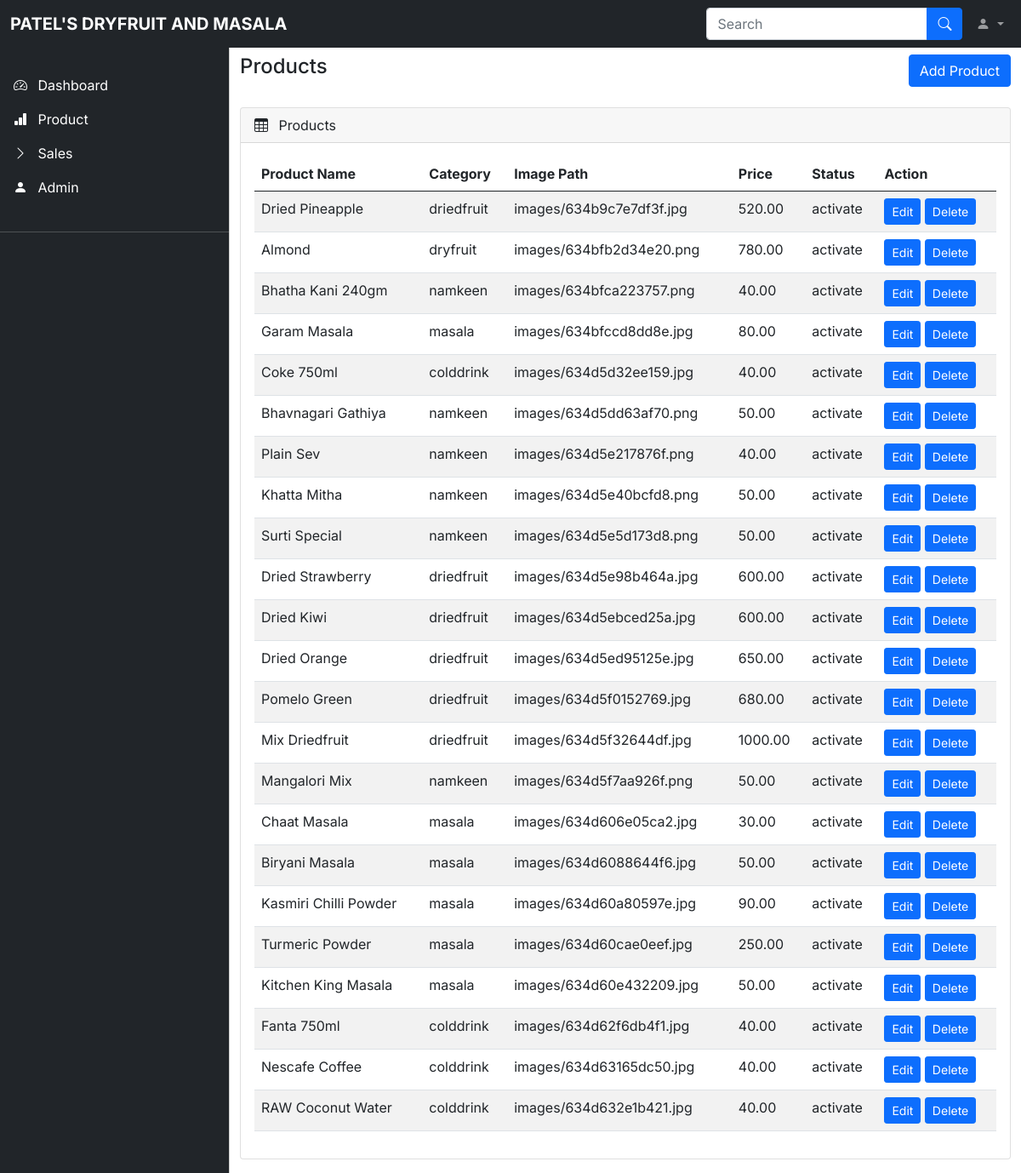
The app's page /admin/product.php with its own data.
### tables this page shows
CREATE TABLE `tblproduct` (
  `pid` int(10) NOT NULL,
  `pname` varchar(255) NOT NULL,
  `category` varchar(40) NOT NULL,
  `pimage` varchar(255) NOT NULL,
  `price` float(100,2) NOT NULL,
  `status` varchar(40) NOT NULL,
  `date` date NOT NULL
);

### admin/product.php (the view, shortened to what this page needs)
<?php
include 'datacon.php';
?>
<!DOCTYPE html>
<html lang="en">
<head>
    <link rel="stylesheet" href="css/bootstrap.min.css" />
    <link rel="stylesheet" href="https://cdn.jsdelivr.net/npm/bootstrap-icons@1.4.1/font/bootstrap-icons.css" />
    <link rel="stylesheet" href="css/dataTables.bootstrap5.min.css" />
    <link rel="stylesheet" href="css/style.css" />
</head>
<body>
    <nav class="navbar navbar-expand-lg navbar-dark bg-dark fixed-top">
        <div class="container-fluid">
            <a class="navbar-brand me-auto ms-lg-0 ms-3 text-uppercase fw-bold" href="#">Patel's Dryfruit and Masala</a>
            <div class="collapse navbar-collapse" id="topNavBar">
                <form class="d-flex ms-auto my-3 my-lg-0">
                    <div class="input-group">
                        <input class="form-control" type="search" placeholder="Search" aria-label="Search" />
                        <button class="btn btn-primary" type="submit">
                            <i class="bi bi-search"></i>
                        </button>
                    </div>
                </form>
                <ul class="navbar-nav">
                    <li class="nav-item dropdown">
                        <a class="nav-link dropdown-toggle ms-2" href="#" role="button" data-bs-toggle="dropdown" aria-expanded="false">
                            <i class="bi bi-person-fill"></i>
                        </a>
                    </li>
                </ul>
            </div>
        </div>
    </nav>
    <div class="offcanvas offcanvas-start sidebar-nav bg-dark" tabindex="-1" id="sidebar">
        <div class="offcanvas-body p-0">
            <nav class="navbar-dark">
                <ul class="navbar-nav">
                    <li>
                        <br>
                        <a href="index.php" class="nav-link px-3 active">
                            <span class="me-2"><i class="bi bi-speedometer2"></i></span>
                            <span>Dashboard</span>
                        </a>
                        <a href="product.php" class="nav-link px-3 active">
                            <span class="me-2"><i class="bi bi-bar-chart-fill"></i></span>
                            <span>Product</span>
                        </a>
                        <a href="sales.php" class="nav-link px-3 active">
                            <span class="me-2"><i class="bi bi-chevron-right"></i></span>
                            <span>Sales</span>
                        </a>
                        <a href="admin.php" class="nav-link px-3 active">
                            <span class="me-2"><i class="bi bi-person-fill"></i></span>
                            <span>Admin</span>
                        </a>
                    </li>
                    <li class="my-4">
                        <hr class="dropdown-divider bg-light" />
                    </li>
                </ul>
            </nav>
        </div>
    </div>
    <main class="mt-5 pt-3">
        <div class="container-fluid">
            <div class="row">
                <div class="col-md-12">
                    <h4>Products
                        <a href="addproduct.php" class="btn btn-primary float-right" style="float:right;">Add Product</a>
                    </h4>
                </div>
            </div>
            <br>
            <div class="row">
                <div class="col-md-12 mb-3">
                    <div class="card">
                        <div class="card-header">
                            <span><i class="bi bi-table me-2"></i></span> Products
                        </div>
                        <div class="card-body">
                            <div class="table-responsive">
                                <table id="example" class="table table-striped data-table" style="width: 100%">
                                    <thead>
                                        <tr>
                                            <th>Product Name</th>
                                            <th>Category</th>
                                            <th>Image Path</th>
                                            <th>Price</th>
                                            <th>Status</th>
                                            <th>Action</th>
                                        </tr>
                                    </thead>
                                    <tbody>
                                        <?php
                                        $query = "SELECT * FROM tblproduct";
                                        $data = mysqli_query($conn, $query);
                                        $result = mysqli_fetch_row($data);
                                        if ($result) {
                                            while ($rows = mysqli_fetch_assoc($data)) {
                                        ?>
                                                <tr>
                                                    <td><?php echo $rows['pname']; ?></td>
                                                    <td><?php echo $rows['category']; ?></td>
                                                    <td><?php echo $rows['pimage']; ?></td>
                                                    <td><?php echo $rows['price']; ?></td>
                                                    <td><?php echo $rows['status']; ?></td>
                                                    <td>
                                                        <a class="btn btn-primary btn-sm" href="updateproduct.php?id=<?php echo $rows['pid']; ?>">Edit</a>
                                                        <a class="btn btn-primary btn-sm" onclick="return confirm('are you sure you want to delete?')" href="deleteproduct.php?id=<?php echo $rows['pid']; ?>">Delete</a>
                                                    </td>
                                                </tr>
                                        <?php
                                            }
                                        }
                                        ?>
                                    </tbody>
                                </table>
                            </div>
                        </div>
                    </div>
                </div>
            </div>
        </div>
    </main>
</body>
</html>

### records on screen
tblproduct: pname "Dried Pineapple", category "driedfruit", pimage "images/634b9c7e7df3f.jpg", price "520.00", status "activate"
tblproduct: pname "Almond", category "dryfruit", pimage "images/634bfb2d34e20.png", price "780.00", status "activate"
tblproduct: pname "Bhatha Kani 240gm", category "namkeen", pimage "images/634bfca223757.png", price "40.00", status "activate"
tblproduct: pname "Garam Masala", category "masala", pimage "images/634bfccd8dd8e.jpg", price "80.00", status "activate"
tblproduct: pname "Coke 750ml", category "colddrink", pimage "images/634d5d32ee159.jpg", price "40.00", status "activate"
tblproduct: pname "Bhavnagari Gathiya", category "namkeen", pimage "images/634d5dd63af70.png", price "50.00", status "activate"
tblproduct: pname "Plain Sev", category "namkeen", pimage "images/634d5e217876f.png", price "40.00", status "activate"
tblproduct: pname "Khatta Mitha", category "namkeen", pimage "images/634d5e40bcfd8.png", price "50.00", status "activate"
tblproduct: pname "Surti Special", category "namkeen", pimage "images/634d5e5d173d8.png", price "50.00", status "activate"
tblproduct: pname "Dried Strawberry", category "driedfruit", pimage "images/634d5e98b464a.jpg", price "600.00", status "activate"
tblproduct: pname "Dried Kiwi", category "driedfruit", pimage "images/634d5ebced25a.jpg", price "600.00", status "activate"
tblproduct: pname "Dried Orange", category "driedfruit", pimage "images/634d5ed95125e.jpg", price "650.00", status "activate"
tblproduct: pname "Pomelo Green", category "driedfruit", pimage "images/634d5f0152769.jpg", price "680.00", status "activate"
tblproduct: pname "Mix Driedfruit", category "driedfruit", pimage "images/634d5f32644df.jpg", price "1000.00", status "activate"
tblproduct: pname "Mangalori Mix", category "namkeen", pimage "images/634d5f7aa926f.png", price "50.00", status "activate"
tblproduct: pname "Chaat Masala", category "masala", pimage "images/634d606e05ca2.jpg", price "30.00", status "activate"
tblproduct: pname "Biryani Masala", category "masala", pimage "images/634d6088644f6.jpg", price "50.00", status "activate"
tblproduct: pname "Kasmiri Chilli Powder", category "masala", pimage "images/634d60a80597e.jpg", price "90.00", status "activate"
tblproduct: pname "Turmeric Powder", category "masala", pimage "images/634d60cae0eef.jpg", price "250.00", status "activate"
tblproduct: pname "Kitchen King Masala", category "masala", pimage "images/634d60e432209.jpg", price "50.00", status "activate"
tblproduct: pname "Fanta 750ml", category "colddrink", pimage "images/634d62f6db4f1.jpg", price "40.00", status "activate"
tblproduct: pname "Nescafe Coffee", category "colddrink", pimage "images/634d63165dc50.jpg", price "40.00", status "activate"
tblproduct: pname "RAW Coconut Water", category "colddrink", pimage "images/634d632e1b421.jpg", price "40.00", status "activate"
